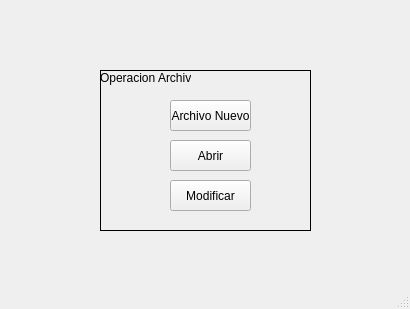
<?xml version="1.0" encoding="UTF-8"?>
<ui version="4.0">
 <class>MainWindow</class>
 <widget class="QMainWindow" name="MainWindow">
  <property name="geometry">
   <rect>
    <x>0</x>
    <y>0</y>
    <width>410</width>
    <height>309</height>
   </rect>
  </property>
  <property name="windowTitle">
   <string>MainWindow</string>
  </property>
  <widget class="QWidget" name="centralWidget">
   <widget class="QFrame" name="frame">
    <property name="geometry">
     <rect>
      <x>100</x>
      <y>70</y>
      <width>211</width>
      <height>161</height>
     </rect>
    </property>
    <property name="frameShape">
     <enum>QFrame::Box</enum>
    </property>
    <property name="frameShadow">
     <enum>QFrame::Plain</enum>
    </property>
    <widget class="QPushButton" name="pushButton_3">
     <property name="geometry">
      <rect>
       <x>70</x>
       <y>110</y>
       <width>81</width>
       <height>31</height>
      </rect>
     </property>
     <property name="text">
      <string>Modificar</string>
     </property>
    </widget>
    <widget class="QPushButton" name="pushButton_2">
     <property name="geometry">
      <rect>
       <x>70</x>
       <y>70</y>
       <width>81</width>
       <height>31</height>
      </rect>
     </property>
     <property name="text">
      <string>Abrir</string>
     </property>
    </widget>
    <widget class="QPushButton" name="pushButton">
     <property name="geometry">
      <rect>
       <x>70</x>
       <y>30</y>
       <width>81</width>
       <height>31</height>
      </rect>
     </property>
     <property name="text">
      <string>Archivo Nuevo</string>
     </property>
    </widget>
    <widget class="QLabel" name="label">
     <property name="geometry">
      <rect>
       <x>0</x>
       <y>0</y>
       <width>91</width>
       <height>16</height>
      </rect>
     </property>
     <property name="text">
      <string>Operacion Archivo</string>
     </property>
    </widget>
   </widget>
  </widget>
  <widget class="QStatusBar" name="statusBar"/>
 </widget>
 <layoutdefault spacing="6" margin="11"/>
 <resources/>
 <connections/>
</ui>
